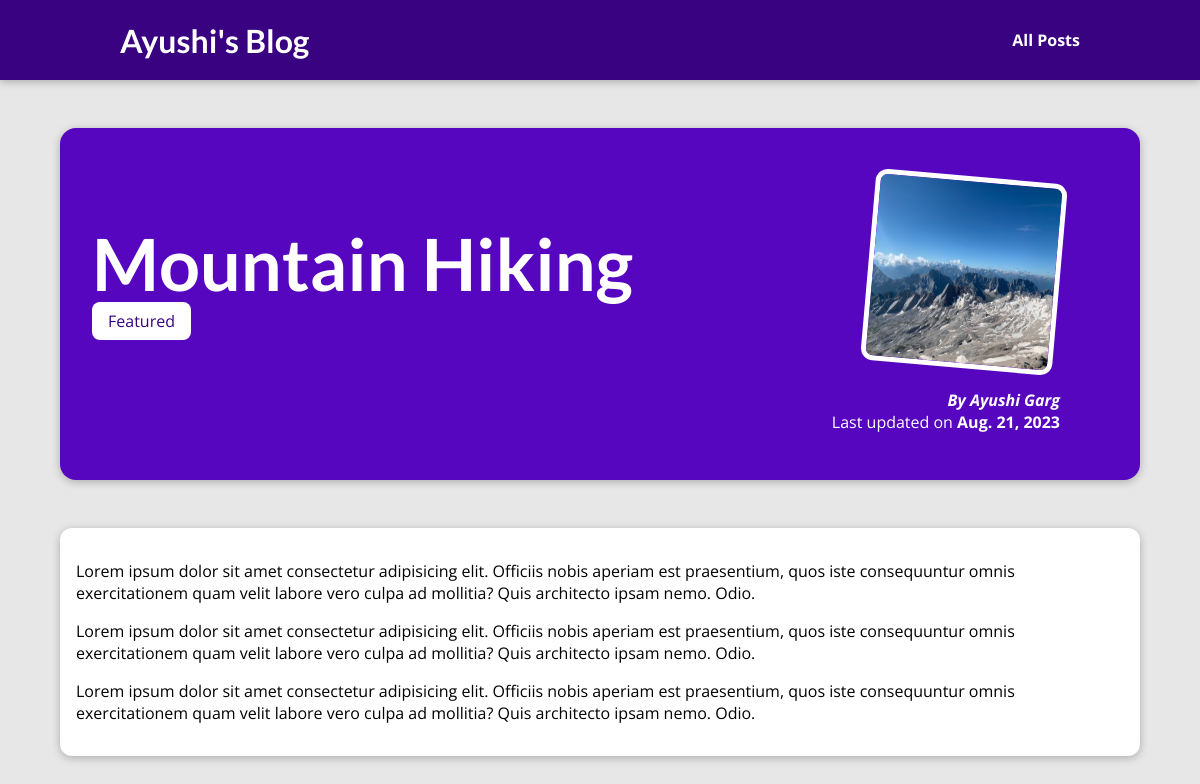
Screenshot of /blog/posts/mountain-hiking with the database file from the repository.
### blog/models.py (models this page shows, shortened)
class Post(models.Model):
    title = models.CharField(max_length=150, unique=True)
    excerpt = models.CharField(max_length=300)
    image = models.ImageField(upload_to="posts", null=True)
    date = models.DateField(auto_now=True)
    slug = models.SlugField(unique=True)
    content = models.TextField(validators=[MinLengthValidator(10)])
    author = models.ForeignKey(
        Author, on_delete=models.SET_NULL, null=True, related_name="posts")
    tags = models.ManyToManyField(Tag)

class Tag(models.Model):
    caption = models.CharField(max_length=20)

class Author(models.Model):
    first_name = models.CharField(max_length=100)
    last_name = models.CharField(max_length=100)
    email_address = models.EmailField()
    def full_name(self):
        return f"{self.first_name} {self.last_name}"
    def __str__(self) -> str:
        return self.full_name()

### blog/views.py (the view)
# urls.py: path("posts/<slug:slug>", post_details, name="post_details"),
def post_details(request, slug):
    post = get_object_or_404(Post, slug=slug)
    return render(request, 'blog/post-details.html', {
        "post": post,
        "post_tags": post.tags.all()
    })

### blog/templates/blog/post-details.html (shortened to what this page needs)
{% extends 'base.html' %}
{% load static %}
{% block css_files %}
<link rel="stylesheet" href="{% static 'blog/post-details.css' %}">
{% endblock css_files %}
{% block content %}
<section id="summary">
    <h2>{{post.title}}</h2>
    <div>
        {% for tag in post_tags %}
            <span class="tag">{{tag.caption}}</span>
        {% endfor %}
    </div>
    <article>
        <img src="{{post.image.url}}" alt="{{post.title}}">
        <address>By <a href="mailto:{{post.author.email_address}}">{{post.author}}</a></address>
        <div>
            Last updated on <time>{{post.date}}</time>
        </div>
    </article>
</section>
<main>
    <p>
        {{post.content|linebreaks}}
    </p>
</main>
{% endblock content %}

### static/app.css (style rules this page uses)
* { box-sizing: border-box; }
html { font-family: 'Open Sans', 'Lato', sans-serif; }
body { margin: 0; }
h1, h2, h3 { font-family: 'Lato', sans-serif; font-weight: bold; }

### blog/static/blog/post-details.css (style rules this page uses)
body { background-color: #e7e7e7; }
#summary { margin: 8rem auto 3rem auto; padding: 2rem; width: 90%; max-width: 90rem; border-radius: 16px; background-color: #5706c0; position: relative; box-shadow: 0 2px 8px rgba(0, 0, 0, 0.25); height: 22rem; }
#summary h2 { color: white; font-size: 4.5rem; margin-bottom: 0.25rem; }
#summary article { position: absolute; top: 2rem; right: 3rem; padding: 1rem 2rem; border-radius: 12px; text-align: right; color: white; }
#summary article img { width: 12rem; height: 12rem; border-radius: 12px; transform: rotateZ(5deg); border: 5px solid white; margin-bottom: 1rem; }
#summary address { font-weight: bold; }
#summary a { color: white; text-decoration: none; }
#summary time { font-weight: bold; }
main { width: 90%; max-width: 90rem; margin: 3rem auto; background-color: white; padding: 1rem; border-radius: 12px; box-shadow: 0 2px 8px rgba(0, 0, 0, 0.25); }
.tag { background-color: white; color: #390281; padding: 0.5rem 1rem; border-radius: 8px; }

### rows the page displays
Post: title "Mountain Hiking", image (picture), author "Ayushi Garg", date "Aug. 21, 2023", content "Lorem ipsum dolor sit amet consectetur adipisicing elit. Officiis nobis aperiam est praesentium, quos iste consequuntur omnis exercitationem quam velit labore vero culpa ad mollitia? Quis architecto ipsam nemo. Odio. Lorem ipsum dolor sit amet consectetur adipisicing elit. Officiis nobis aperiam est praesentium, quos iste consequuntur omnis exercitationem quam velit labore vero culpa ad mollitia? Quis architecto ipsam nemo. Odio. Lorem ipsum dolor sit amet consectetur adipisicing elit. Officiis nobis aperiam est praesentium, quos iste consequuntur omnis exercitationem quam velit labore vero culpa ad mollitia? Quis architecto ipsam nemo. Odio."
Tag: caption "Featured"
